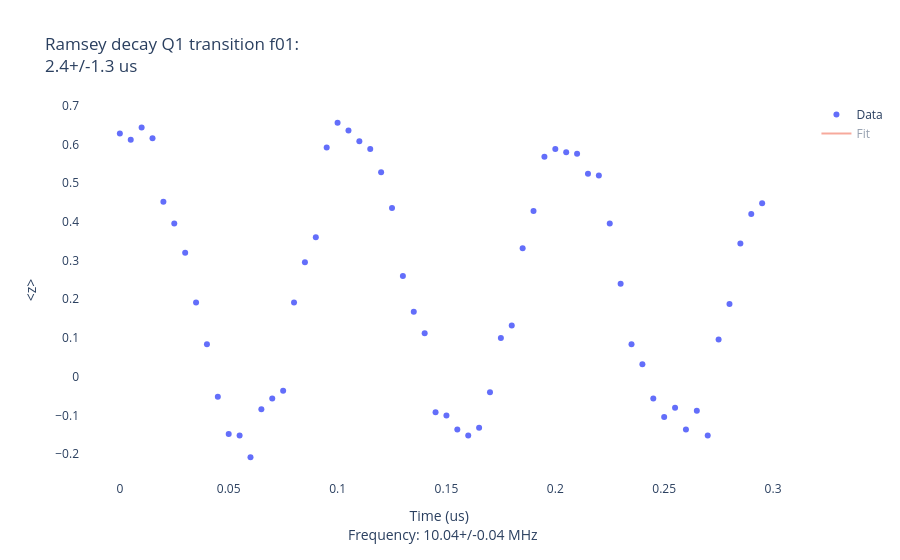

Source (notebook cell):
### Markdown cell above
## Ramsey — 10 MHz offset, 0.3 µs window

### Code cell
ramsey_coarse = SimpleRamseyMultilevel(dut=dut, set_offset=10, stop=0.3, step=0.005, update=True)

### Figure 1 — Plotly figure (JSON) as saved in the notebook; plotly's stock layout.template omitted (floating-point values rounded to 4 significant figures; data arrays with more than 128 entries replaced by an {"elided": "..."} marker saying what was removed)
{"data": [{"mode": "markers", "name": "Data", "type": "scatter", "x": [0.0, 0.005, 0.01, 0.015, 0.02, 0.025, 0.03, 0.035, 0.04, 0.045, 0.05, 0.055, 0.06, 0.065, 0.07, 0.075, 0.08, 0.085, 0.09, 0.095, 0.1, 0.105, 0.11, 0.115, 0.12, 0.125, 0.13, 0.135, 0.14, 0.145, 0.15, 0.155, 0.16, 0.165, 0.17, 0.175, 0.18, 0.185, 0.19, 0.195, 0.2, 0.205, 0.21, 0.215, 0.22, 0.225, 0.23, 0.235, 0.24, 0.245, 0.25, 0.255, 0.26, 0.265, 0.27, 0.275, 0.28, 0.285, 0.29, 0.295], "xaxis": "x", "y": [0.628, 0.612, 0.644, 0.616, 0.452, 0.396, 0.32, 0.192, 0.084, -0.052, -0.148, -0.152, -0.208, -0.084, -0.056, -0.036, 0.192, 0.296, 0.36, 0.592, 0.656, 0.636, 0.608, 0.588, 0.528, 0.436, 0.26, 0.168, 0.112, -0.092, -0.1, -0.136, -0.152, -0.132, -0.04, 0.1, 0.132, 0.332, 0.428, 0.568, 0.588, 0.58, 0.576, 0.524, 0.52, 0.396, 0.24, 0.084, 0.032, -0.056, -0.104, -0.08, -0.136, -0.088, -0.152, 0.096, 0.188, 0.344, 0.42, 0.448], "yaxis": "y"}, {"mode": "lines", "name": "Fit", "type": "scatter", "visible": "legendonly", "x": {"elided": "600 float values"}, "xaxis": "x", "y": {"elided": "600 float values"}, "yaxis": "y"}], "layout": {"plot_bgcolor": "white", "title": {"text": "Ramsey decay Q1 transition f01: <br>2.4+/-1.3 us"}, "xaxis": {"anchor": "y", "domain": [0, 1], "title": {"text": "Time (us) <br> Frequency: 10.04+/-0.04 MHz"}}, "yaxis": {"anchor": "x", "domain": [0, 1], "title": {"text": "<z>"}}}}
